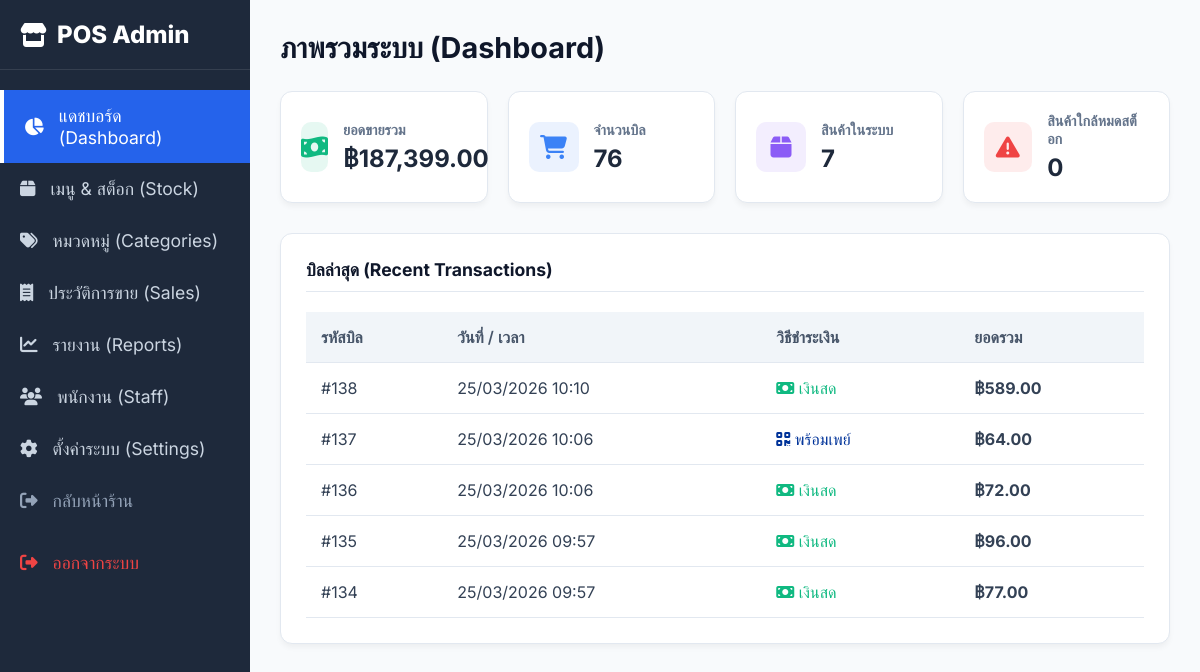
Page /admin/index.php (signed in) on the committed database.
### tables this page shows
CREATE TABLE transactions (
        id INTEGER PRIMARY KEY AUTOINCREMENT,
        total_amount REAL NOT NULL,
        payment_method TEXT NOT NULL,
        items_json TEXT NOT NULL,
        created_at DATETIME DEFAULT CURRENT_TIMESTAMP
    , staff_id INTEGER DEFAULT 0, total_cost REAL DEFAULT 0, total_profit REAL DEFAULT 0);

### admin/index.php (the view, shortened to what this page needs)
<?php
require_once '../db.php';
$stmt = $pdo->query("SELECT COUNT(*) FROM products");
$totalProducts = $stmt->fetchColumn() ?: 0;
$stmt = $pdo->query("SELECT SUM(total_amount) FROM transactions");
$totalSales = $stmt->fetchColumn() ?: 0;
$stmt = $pdo->query("SELECT COUNT(*) FROM transactions");
$totalOrders = $stmt->fetchColumn() ?: 0;
$lowStockStmt = $pdo->query("SELECT COUNT(*) FROM products p LEFT JOIN categories c ON p.category = c.name WHERE p.stock <= 3 AND c.requires_stock = 1");
$lowStock = $lowStockStmt->fetchColumn() ?: 0;
$recentTransactions = $pdo->query("SELECT id, total_amount, payment_method, created_at FROM transactions ORDER BY created_at DESC LIMIT 5")->fetchAll();
?>
<!DOCTYPE html>
<html lang="th">
<head>
    <link rel="stylesheet" href="https://cdnjs.cloudflare.com/ajax/libs/font-awesome/6.4.0/css/all.min.css">
    <link rel="stylesheet" href="css/admin.css">
</head>
<body>
    <?php include 'sidebar.php'; ?>
    <main class="main-content">
        <h1 class="page-title">ภาพรวมระบบ (Dashboard)</h1>
        <div class="dashboard-grid">
            <div class="stat-card">
                <div class="stat-icon" style="color: #10b981; background: rgba(16, 185, 129, 0.1);"><i class="fas fa-money-bill-wave"></i></div>
                <div class="stat-details">
                    <h3>ยอดขายรวม</h3>
                    <p>฿<?php echo number_format($totalSales, 2); ?></p>
                </div>
            </div>
            <div class="stat-card">
                <div class="stat-icon" style="color: #3b82f6; background: rgba(59, 130, 246, 0.1);"><i class="fas fa-shopping-cart"></i></div>
                <div class="stat-details">
                    <h3>จำนวนบิล</h3>
                    <p><?php echo $totalOrders; ?></p>
                </div>
            </div>
            <div class="stat-card">
                <div class="stat-icon" style="color: #8b5cf6; background: rgba(139, 92, 246, 0.1);"><i class="fas fa-box"></i></div>
                <div class="stat-details">
                    <h3>สินค้าในระบบ</h3>
                    <p><?php echo $totalProducts; ?></p>
                </div>
            </div>
            <div class="stat-card">
                <div class="stat-icon" style="color: var(--danger); background: rgba(239, 68, 68, 0.1);"><i class="fas fa-exclamation-triangle"></i></div>
                <div class="stat-details">
                    <h3>สินค้าใกล้หมดสต็อก</h3>
                    <p><?php echo $lowStock; ?></p>
                </div>
            </div>
        </div>
        <div class="card">
            <h2 style="margin-bottom: 20px; font-size: 1.1rem; color: var(--admin-primary); border-bottom: 1px solid var(--admin-border); padding-bottom: 10px;">บิลล่าสุด (Recent Transactions)</h2>
            <table class="admin-table">
                <thead>
                    <tr>
                        <th>รหัสบิล</th>
                        <th>วันที่ / เวลา</th>
                        <th>วิธีชำระเงิน</th>
                        <th>ยอดรวม</th>
                    </tr>
                </thead>
                <tbody>
                    <?php if (empty($recentTransactions)): ?>
                        <tr><td colspan="4" style="text-align: center;">ไม่มีข้อมูลการขาย</td></tr>
                    <?php
else: ?>
                        <?php foreach ($recentTransactions as $txn): ?>
                            <tr>
                                <td>#<?php echo $txn['id']; ?></td>
                                <td><?php echo date('d/m/Y H:i', strtotime($txn['created_at'])); ?></td>
                                <td>
                                    <?php
        if ($txn['payment_method'] === 'cash')
            echo '<span style="color:#10b981"><i class="fas fa-money-bill"></i> เงินสด</span>';
        elseif ($txn['payment_method'] === 'promptpay')
            echo '<span style="color:#003399"><i class="fas fa-qrcode"></i> พร้อมเพย์</span>';
        elseif ($txn['payment_method'] === 'truemoney')
            echo '<span style="color:#ff8c00"><i class="fas fa-wallet"></i> ทรูมันนี่</span>';
        else
            echo $txn['payment_method'];
?>
                                </td>
                                <td style="font-weight: bold;">฿<?php echo number_format($txn['total_amount'], 2); ?></td>
                            </tr>
                        <?php
    endforeach; ?>
                    <?php
endif; ?>
                </tbody>
            </table>
        </div>
    </main>
</body>
</html>

### admin/sidebar.php
<?php
$currentPage = basename($_SERVER['PHP_SELF']);
?>
<aside class="sidebar">
    <div class="sidebar-header"><i class="fas fa-store"></i> POS Admin</div>
    <ul class="sidebar-menu">
        <li><a href="index.php" class="<?php echo $currentPage == 'index.php' ? 'active' : ''; ?>"><i class="fas fa-chart-pie"></i> แดชบอร์ด (Dashboard)</a></li>
        <li><a href="products.php" class="<?php echo $currentPage == 'products.php' ? 'active' : ''; ?>"><i class="fas fa-box"></i> เมนู & สต็อก (Stock)</a></li>
        <li><a href="categories.php" class="<?php echo $currentPage == 'categories.php' ? 'active' : ''; ?>"><i class="fas fa-tags"></i> หมวดหมู่ (Categories)</a></li>
        <li><a href="sales.php" class="<?php echo $currentPage == 'sales.php' ? 'active' : ''; ?>"><i class="fas fa-receipt"></i> ประวัติการขาย (Sales)</a></li>
        <li><a href="reports.php" class="<?php echo $currentPage == 'reports.php' ? 'active' : ''; ?>"><i class="fas fa-chart-line"></i> รายงาน (Reports)</a></li>
        <li><a href="staff.php" class="<?php echo $currentPage == 'staff.php' ? 'active' : ''; ?>"><i class="fas fa-users"></i> พนักงาน (Staff)</a></li>
        <li><a href="settings.php" class="<?php echo $currentPage == 'settings.php' ? 'active' : ''; ?>"><i class="fas fa-cog"></i> ตั้งค่าระบบ (Settings)</a></li>
        <li style="margin-top: auto;"><a href="../index.php" style="color: #94a3b8;"><i class="fas fa-sign-out-alt"></i> กลับหน้าร้าน</a></li>
        <li style="margin-top: 10px;"><a href="../logout.php" style="color: #ef4444;"><i class="fas fa-sign-out-alt"></i> ออกจากระบบ</a></li>
    </ul>
</aside>

### admin/css/admin.css (style rules this page uses)
:root { --admin-primary: #0f172a; --admin-sidebar: #1e293b; --admin-bg: #f8fafc; --admin-card: #ffffff; --admin-text: #334155; --admin-border: #e2e8f0; --accent: #2563eb; --danger: #ef4444; --success: #10b981; --warning: #f59e0b; --text-primary: #1e293b; --text-secondary: #64748b; --primary: #2563eb; }
* { margin: 0; padding: 0; box-sizing: border-box; font-family: 'Inter', 'Sarabun', sans-serif; }
body { background: var(--admin-bg); color: var(--admin-text); display: flex; min-height: 100vh; overflow-x: hidden; }
.sidebar { width: 250px; background: var(--admin-sidebar); color: white; display: flex; flex-direction: column; }
.sidebar-header { padding: 20px; font-size: 1.5rem; font-weight: 800; border-bottom: 1px solid rgba(255, 255, 255, 0.1); display: flex; align-items: center; gap: 10px; }
.sidebar-menu { list-style: none; padding: 20px 0; flex: 1; }
.sidebar-menu li a { display: flex; align-items: center; gap: 15px; padding: 15px 20px; color: #cbd5e1; text-decoration: none; font-size: 1.1rem; transition: 0.3s; }
.sidebar-menu li a:hover, .sidebar-menu li a.active { background: var(--accent); color: white; border-left: 4px solid white; }
.main-content { flex: 1; padding: 30px; overflow-y: auto; height: 100vh; }
.page-title { font-size: 1.8rem; color: var(--admin-primary); margin-bottom: 25px; font-weight: 700; }
.card { background: var(--admin-card); border-radius: 12px; padding: 25px; box-shadow: 0 4px 6px -1px rgba(0, 0, 0, 0.05); border: 1px solid var(--admin-border); margin-bottom: 25px; }
.stat-card { background: var(--admin-card); padding: 20px; border-radius: 12px; border: 1px solid var(--admin-border); box-shadow: 0 2px 4px rgba(0, 0, 0, 0.02); display: flex; align-items: center; gap: 20px; }
.stat-icon { width: 60px; height: 60px; border-radius: 12px; background: #eff6ff; color: var(--accent); display: flex; align-items: center; justify-content: center; font-size: 1.8rem; }
table.admin-table { width: 100%; border-collapse: collapse; text-align: left; }
table.admin-table th, table.admin-table td { padding: 15px; border-bottom: 1px solid var(--admin-border); }
table.admin-table th { background: #f1f5f9; font-weight: 600; color: #475569; }

### admin/index.php (style rules this page uses)
.dashboard-grid { display: grid; grid-template-columns: repeat(auto-fit, minmax(200px, 1fr)); gap: 20px; margin-bottom: 30px; }
.stat-card { background: white; padding: 20px; border-radius: 12px; box-shadow: 0 4px 6px -1px rgba(0,0,0,0.05); display: flex; align-items: center; gap: 15px; }
.stat-icon { width: 50px; height: 50px; border-radius: 10px; background: var(--admin-bg); color: var(--admin-primary); display: flex; align-items: center; justify-content: center; font-size: 1.5rem; }
.stat-details h3 { font-size: 0.9rem; color: var(--text-secondary); margin-bottom: 5px; }
.stat-details p { font-size: 1.5rem; font-weight: 700; color: var(--text-primary); }

### rows in the picture
transactions: id "138", created_at "25/03/2026 10:10", payment_method "cash" (drawn), total_amount "589.00"
transactions: id "137", created_at "25/03/2026 10:06", payment_method "promptpay" (drawn), total_amount "64.00"
transactions: id "136", created_at "25/03/2026 10:06", payment_method "cash" (drawn), total_amount "72.00"
transactions: id "135", created_at "25/03/2026 09:57", payment_method "cash" (drawn), total_amount "96.00"
transactions: id "134", created_at "25/03/2026 09:57", payment_method "cash" (drawn), total_amount "77.00"

### other values in the picture
$totalSales "187,399.00"
$totalOrders "76"
$totalProducts "7"
$lowStock "0"
